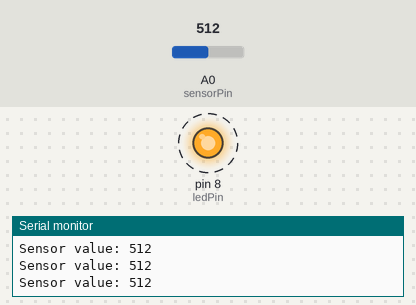
A sketch run on a simulated Arduino Uno, built with avr-gcc and run on an emulated ATmega328P. Parts: output pins drawn as LEDs (lit = HIGH), the last lines printed to the serial monitor. Dashed ring = blinking. The test bench sets the inputs (shaded band); at power-on: A0 (sensorPin) = 512.

Above: at 1.4 s.
1.5 s: A0 (sensorPin) set to 227
4.7 s: A0 (sensorPin) set to 208
At 5.4 s:
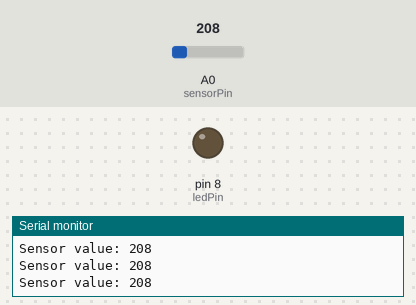
9.4 s: A0 (sensorPin) set to 230
At 9.58 s:
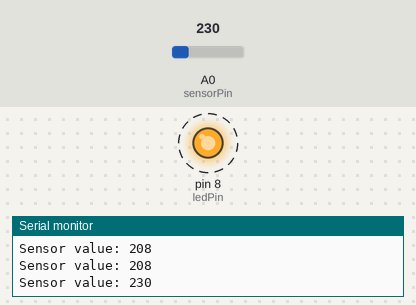
12.6 s: A0 (sensorPin) set to 210
At 13.1 s:
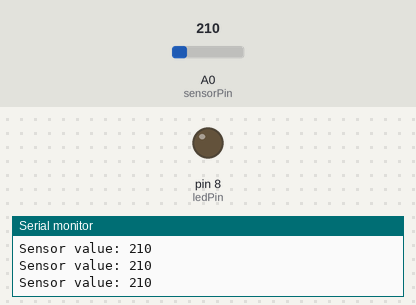
Timing chart, 0 to 15.2 s (numbered marks = the images above; inputs shaded):
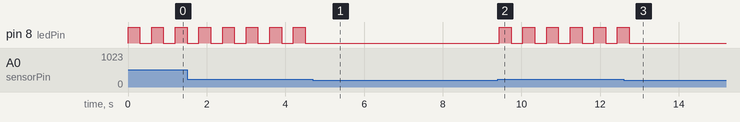

The sketch:

exquisite_krunk1.ino
```cpp
const int ledPin = 8;
const int sensorPin = A0;
int sensorValue = 0;
int threshold = 220;
String command;

void setup() {
  pinMode(ledPin, OUTPUT);
  Serial.begin(9600);
}

void loop() {
  sensorValue = analogRead(sensorPin);
  Serial.print("Sensor value: ");
  Serial.println(sensorValue);

  if (sensorValue >= threshold) {
    digitalWrite(ledPin, HIGH);
    delay(300);
    digitalWrite(ledPin, LOW);
    delay(300);
  } else {
    digitalWrite(ledPin, LOW);
  }

  if (Serial.available() > 0) {
    command = Serial.readStringUntil('\n');
    command.trim();
    command.toLowerCase();

    if (command == "stop") {
      digitalWrite(ledPin, LOW);
      Serial.println("Blinking stopped.");


    }
  }
}
```

Measured:
- the behaviour switches between 220 and 219 on A0 (sensorPin) (found by bisection; images 0 and 1)
- after the input at 4.7 s, pin 8 (ledPin): stops changing and stays LOW
- after the input at 9.4 s, pin 8 (ledPin): alternates HIGH for 0.30 s and LOW for 0.30 s, starting at once
- after the input at 12.6 s, pin 8 (ledPin): goes on until 12.7 s, then stays LOW
- by itself, pin 8 (ledPin): alternates HIGH for 0.30 s and LOW for 0.30 s
